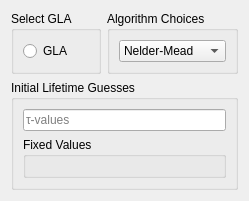
          <widget class="QWidget" name="GLA_EPR">
           <attribute name="title">
            <string>GLA</string>
           </attribute>
           <layout class="QGridLayout" name="gridLayout_22">
            <item row="0" column="0">
             <widget class="QGroupBox" name="GLA_Select_EPR">
              <property name="title">
               <string>Select GLA</string>
              </property>
              <layout class="QGridLayout" name="gridLayout_23">
               <item row="0" column="0">
                <widget class="QRadioButton" name="GLA_radio_EPR">
                 <property name="toolTip">
                  <string>&lt;html&gt;&lt;head/&gt;&lt;body&gt;&lt;p&gt;If selected the data will be analysed using Global Lifetime Analysis. This automatically unselects all other analysis options.&lt;/p&gt;&lt;/body&gt;&lt;/html&gt;</string>
                 </property>
                 <property name="text">
                  <string>GLA</string>
                 </property>
                 <property name="checked">
                  <bool>false</bool>
                 </property>
                 <property name="autoExclusive">
                  <bool>false</bool>
                 </property>
                </widget>
               </item>
              </layout>
             </widget>
            </item>
            <item row="0" column="1">
             <widget class="QGroupBox" name="GLA_Algorithm_EPR">
              <property name="title">
               <string>Algorithm Choices</string>
              </property>
              <layout class="QGridLayout" name="gridLayout_24">
               <item row="0" column="0">
                <widget class="QComboBox" name="GLA_algorithm_optimize_EPR">
                 <property name="toolTip">
                  <string>&lt;html&gt;&lt;head/&gt;&lt;body&gt;&lt;p&gt;Select the algorithm used by the optimize function to minimize the Chi-Square function. The default algorithm is &amp;quot;Nelder-Mead&amp;quot;.&lt;/p&gt;&lt;p&gt;For more information read the documentation for &amp;quot;scipy.optimize.minimize&amp;quot;.&lt;/p&gt;&lt;/body&gt;&lt;/html&gt;</string>
                 </property>
                 <item>
                  <property name="text">
                   <string>Nelder-Mead</string>
                  </property>
                 </item>
                 <item>
                  <property name="text">
                   <string>least_squares</string>
                  </property>
                 </item>
                 <item>
                  <property name="text">
                   <string>Powell</string>
                  </property>
                 </item>
                 <item>
                  <property name="text">
                   <string>CG</string>
                  </property>
                 </item>
                 <item>
                  <property name="text">
                   <string>BFGS</string>
                  </property>
                 </item>
                 <item>
                  <property name="text">
                   <string>L-BFGS-B</string>
                  </property>
                 </item>
                 <item>
                  <property name="text">
                   <string>TNC</string>
                  </property>
                 </item>
                 <item>
                  <property name="text">
                   <string>COBYLA</string>
                  </property>
                 </item>
                 <item>
                  <property name="text">
                   <string>SLSQP</string>
                  </property>
                 </item>
                 <item>
                  <property name="text">
                   <string>trust-constr</string>
                  </property>
                 </item>
                 <item>
                  <property name="text">
                   <string>basinhopping</string>
                  </property>
                 </item>
                 <item>
                  <property name="text">
                   <string>ampgo</string>
                  </property>
                 </item>
                </widget>
               </item>
              </layout>
             </widget>
            </item>
            <item row="1" column="0" colspan="2">
             <widget class="QGroupBox" name="GLA_Tau_Input_EPR">
              <property name="title">
               <string>Initial Lifetime Guesses</string>
              </property>
              <layout class="QGridLayout" name="gridLayout_25">
               <item row="0" column="0">
                <widget class="QLineEdit" name="GLA_input_tau_EPR">
                 <property name="toolTip">
                  <string>&lt;html&gt;&lt;head/&gt;&lt;body&gt;&lt;p&gt;Input the guessed lifetimes for the global lifetime analysis.&lt;/p&gt;&lt;p&gt;After the input press ENTER to select fixed values.&lt;/p&gt;&lt;p&gt;&lt;span style=&quot; font-weight:600; text-decoration: underline;&quot;&gt;Example:&lt;/span&gt;&lt;/p&gt;&lt;p&gt;Three species with different lifetimes.&lt;/p&gt;&lt;p&gt;τ&lt;span style=&quot; vertical-align:sub;&quot;&gt;1&lt;/span&gt; = 1.2 ps; τ&lt;span style=&quot; vertical-align:sub;&quot;&gt;2&lt;/span&gt; = 106 ps; τ&lt;span style=&quot; vertical-align:sub;&quot;&gt;3&lt;/span&gt; = 900 ns&lt;/p&gt;&lt;p&gt;&lt;span style=&quot; font-weight:600; text-decoration: underline;&quot;&gt;Input:&lt;/span&gt;&lt;/p&gt;&lt;p&gt;1.2, 106, 900000&lt;/p&gt;&lt;/body&gt;&lt;/html&gt;</string>
                 </property>
                 <property name="placeholderText">
                  <string>τ-values</string>
                 </property>
                </widget>
               </item>
               <item row="1" column="0">
                <widget class="QGroupBox" name="GLA_fix_box_EPR">
                 <property name="toolTip">
                  <string>&lt;!DOCTYPE HTML PUBLIC &quot;-//W3C//DTD HTML 4.0//EN&quot; &quot;http://www.w3.org/TR/REC-html40/strict.dtd&quot;&gt;
&lt;html&gt;&lt;head&gt;&lt;meta name=&quot;qrichtext&quot; content=&quot;1&quot; /&gt;&lt;style type=&quot;text/css&quot;&gt;
p, li { white-space: pre-wrap; }
&lt;/style&gt;&lt;/head&gt;&lt;body style=&quot; font-family:'Sans Serif'; font-size:9pt; font-weight:400; font-style:normal;&quot;&gt;
&lt;p style=&quot; margin-top:12px; margin-bottom:12px; margin-left:0px; margin-right:0px; -qt-block-indent:0; text-indent:0px;&quot;&gt;After confirming your lifetime input with ENTER, here you can select which of the input lifetimes should be optimize and which ones should remain fixed, if there are any.&lt;/p&gt;
&lt;p style=&quot; margin-top:12px; margin-bottom:12px; margin-left:0px; margin-right:0px; -qt-block-indent:0; text-indent:0px;&quot;&gt;&lt;span style=&quot; font-weight:600; text-decoration: underline;&quot;&gt;Example:&lt;/span&gt;&lt;/p&gt;
&lt;p style=&quot; margin-top:12px; margin-bottom:12px; margin-left:0px; margin-right:0px; -qt-block-indent:0; text-indent:0px;&quot;&gt;Three species with different lifetimes.&lt;/p&gt;
&lt;p style=&quot; margin-top:12px; margin-bottom:12px; margin-left:0px; margin-right:0px; -qt-block-indent:0; text-indent:0px;&quot;&gt;τ&lt;span style=&quot; vertical-align:sub;&quot;&gt;1&lt;/span&gt; = 1.2 ps; τ&lt;span style=&quot; vertical-align:sub;&quot;&gt;2&lt;/span&gt; = 106 ps; τ&lt;span style=&quot; vertical-align:sub;&quot;&gt;3&lt;/span&gt; = 900 ns&lt;/p&gt;
&lt;p style=&quot; margin-top:12px; margin-bottom:12px; margin-left:0px; margin-right:0px; -qt-block-indent:0; text-indent:0px;&quot;&gt;Only τ&lt;span style=&quot; vertical-align:sub;&quot;&gt;1 &lt;/span&gt;and τ&lt;span style=&quot; vertical-align:sub;&quot;&gt;2 &lt;/span&gt;are in the timescale of the measurment and therefore contribute to the fit in a meaningful way. τ&lt;span style=&quot; vertical-align:sub;&quot;&gt;3 &lt;/span&gt;will remain fixed.&lt;/p&gt;
&lt;p style=&quot; margin-top:12px; margin-bottom:12px; margin-left:0px; margin-right:0px; -qt-block-indent:0; text-indent:0px;&quot;&gt;&lt;span style=&quot; font-weight:600; text-decoration: underline;&quot;&gt;Input:&lt;/span&gt;&lt;/p&gt;
&lt;p style=&quot; margin-top:12px; margin-bottom:12px; margin-left:0px; margin-right:0px; -qt-block-indent:0; text-indent:0px;&quot;&gt; ◎ 	  ◎   	    ◉&lt;/p&gt;
&lt;p style=&quot; margin-top:12px; margin-bottom:12px; margin-left:0px; margin-right:0px; -qt-block-indent:0; text-indent:0px;&quot;&gt;1.2 	 106	900000&lt;/p&gt;&lt;/body&gt;&lt;/html&gt;</string>
                 </property>
                 <property name="title">
                  <string>Fixed Values</string>
                 </property>
                 <layout class="QHBoxLayout" name="GLA_fix_layout_2"/>
                </widget>
               </item>
              </layout>
             </widget>
            </item>
           </layout>
          </widget>
